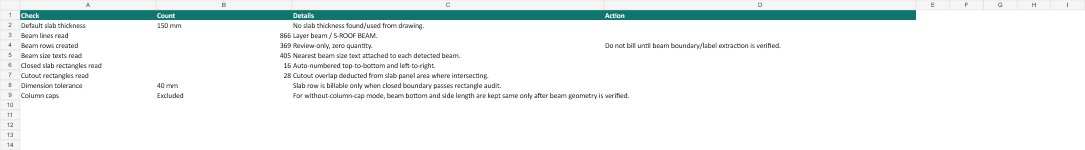
#> input picture QSS-Pro-First-Floor-Beam-Slab-MB-Audit.png, 2169 x 300 px (shown at 1/2 size)
$ python detect_table_grid.py QSS-Pro-First-Floor-Beam-Slab-MB-Audit.png
#> lines starting #> are read from the running program, lines starting #| are printed output that depends on the picture; after the words box and inside, x2 and y2 are one past the last pixel; in counts of white or black regions, pixels touching at a corner belong together
import json
import sys

from PIL import Image
import numpy as np


def grouped(indices, gap=3):
    groups = []
    start = None
    prev = None
    for raw in indices:
        value = int(raw)
        if start is None:
            start = value
            prev = value
        elif value <= prev + gap:
            prev = value
        else:
            groups.append((start, prev, (start + prev) // 2))
            start = value
            prev = value
    if start is not None:
        groups.append((start, prev, (start + prev) // 2))
    return groups


def filter_close(values, min_gap=18):
    kept = []
    for value in sorted(values):
        if not kept or value - kept[-1] >= min_gap:
            kept.append(value)
        else:
            kept[-1] = int(round((kept[-1] + value) / 2))
    return kept


def detect_grid(image_path):
    image = Image.open(image_path).convert("L")
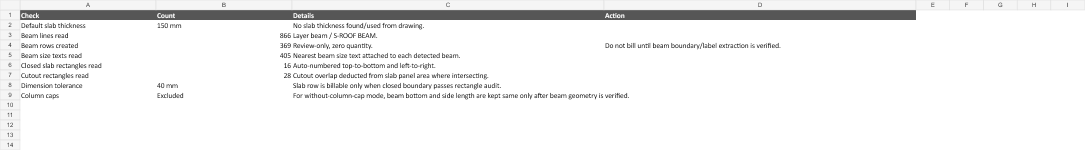
#> image: PIL image 2169x300 L (shown at 1/2 size); min 0, max 255, mean 240.8
    pixels = np.array(image)
    height, width = pixels.shape
#> height = 300; width = 2169

    # Consultant PDFs often use grey table strokes, so keep the threshold generous.
    dark = pixels < 175
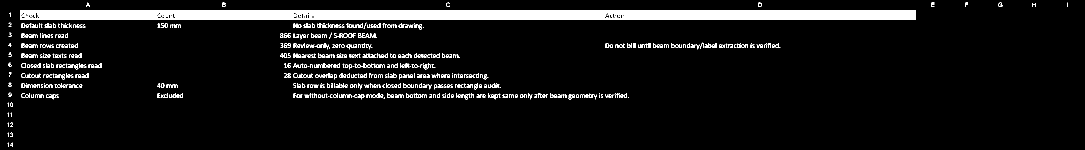
#> dark: shape (300, 2169) bool (shown at 1/2 size); 7.6% white; 634 white regions (206 under 20 px), largest, box (x1, y1, x2, y2) and area: (40, 20, 1832, 40) 35095, (560, 106, 574, 116) 64, (827, 187, 843, 196) 63
    row_dark = dark.sum(axis=1)
#> row_dark = 300 values, max 1793 at index 25, min 0 at index 0, mean 163.8
    col_dark = dark.sum(axis=0)
#> col_dark = 2169 values, max 79 at index 43, min 0 at index 0, mean 22.66

    horizontal_groups = grouped(np.where(row_dark > width * 0.35)[0])
#> the loop in grouped, `for raw in indices:` made 20 passes
#> start on pass 1: 20
#> after the loop in grouped, `for raw in indices:`: groups = []
#> horizontal_groups = [(20, 39, 29)]
    horizontal_candidates = []
    for group in horizontal_groups:
        y = group[2]
        best = 0
        current = 0
        start = 0
        best_start = 0
        best_end = 0
        for x, is_dark in enumerate(dark[y, :]):
            if is_dark:
                if current == 0:
                    start = x
                current += 1
                if current > best:
                    best = current
                    best_start = start
                    best_end = x
            else:
                current = 0
        if best > width * 0.35:
            horizontal_candidates.append({"y": y, "start": best_start, "end": best_end, "length": best})
#> this loop made 1 pass
#> (group, y) on pass 1: ((20, 39, 29), 29)
#> after the loop, horizontal_candidates = []

    # Pick the repeated horizontal span. This removes page borders and title-block lines.
    clusters = []
    for candidate in horizontal_candidates:
        matched = None
        for cluster in clusters:
            if abs(candidate["start"] - cluster["start"]) <= 12 and abs(candidate["end"] - cluster["end"]) <= 12:
                matched = cluster
                break
        if matched is None:
            clusters.append(
                {
                    "start": candidate["start"],
                    "end": candidate["end"],
                    "items": [candidate],
                }
            )
        else:
            matched["items"].append(candidate)
            matched["start"] = int(round(sum(item["start"] for item in matched["items"]) / len(matched["items"])))
            matched["end"] = int(round(sum(item["end"] for item in matched["items"]) / len(matched["items"])))
#> this loop made 0 passes
#> after the loop, clusters = []

    clusters.sort(key=lambda item: (len(item["items"]), item["end"] - item["start"]), reverse=True)
    main_cluster = clusters[0] if clusters else None
    horizontal = filter_close([item["y"] for item in main_cluster["items"]], min_gap=18) if main_cluster else []
#> horizontal = []

    left = main_cluster["start"] if main_cluster else 0
#> left = 0
    right = main_cluster["end"] if main_cluster else width
#> right = 2169
    top = min(horizontal) if horizontal else 0
#> top = 0
    bottom = max(horizontal) if horizontal else height
#> bottom = 300

    vertical_candidates = []
    for x in range(max(0, left - 8), min(width, right + 9)):
        best = 0
        current = 0
        for is_dark in dark[:, x]:
            if is_dark:
                current += 1
                best = max(best, current)
            else:
                current = 0
        if best > max(260, (bottom - top) * 0.70):
            vertical_candidates.append(x)
#> after the loop, vertical_candidates = []

    vertical = filter_close([group[2] for group in grouped(vertical_candidates)])
#> vertical = []

    if len(horizontal) >= 2 and len(vertical) >= 2:
        table = {
            "left": vertical[0],
            "top": horizontal[0],
            "right": vertical[-1],
            "bottom": horizontal[-1],
        }
        cells = max(0, len(horizontal) - 1) * max(0, len(vertical) - 1)
    else:
        table = None
        cells = 0

    return {
        "imageWidth": width,
        "imageHeight": height,
        "horizontalLines": horizontal,
        "verticalLines": vertical,
        "table": table,
        "rows": max(0, len(horizontal) - 1),
        "columns": max(0, len(vertical) - 1),
        "cells": cells,
        "confidence": "high" if cells >= 20 else "needs-review",
    }


def main():
    if len(sys.argv) != 2:
        print(json.dumps({"error": "Usage: detect_table_grid.py image.png"}))
        return 2
    print(json.dumps(detect_grid(sys.argv[1])))
    return 0


if __name__ == "__main__":
    raise SystemExit(main())
#> (the program exits here)

$ run again, on QSS-Pro-First-Floor-Beam-Slab-MB-Slab-MB.png
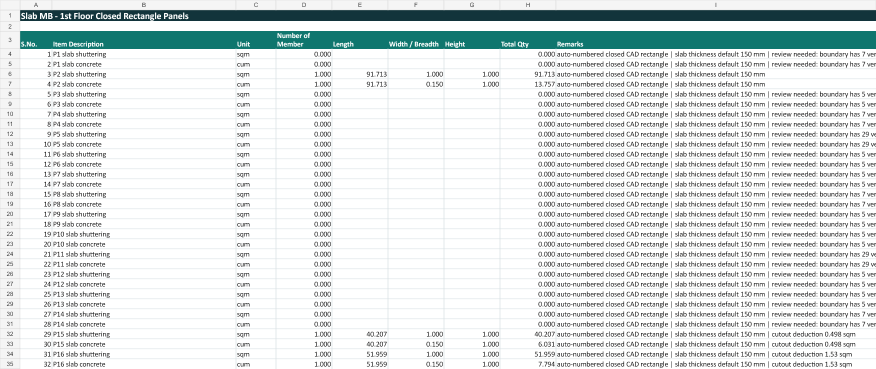
#> input picture QSS-Pro-First-Floor-Beam-Slab-MB-Slab-MB.png, 1752 x 738 px (shown at 1/2 size)
#> in detect_grid, `image = Image.open(image_path).convert("L")`:
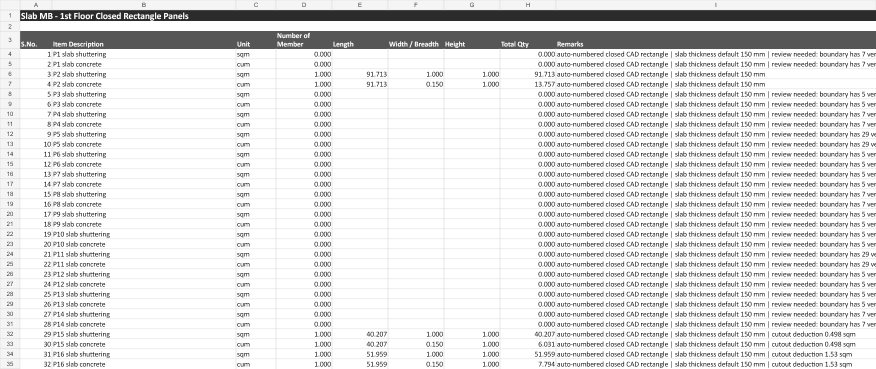
#> image: PIL image 1752x738 L (shown at 1/2 size); min 0, max 255, mean 226
#> in detect_grid, `dark = pixels < 175`:
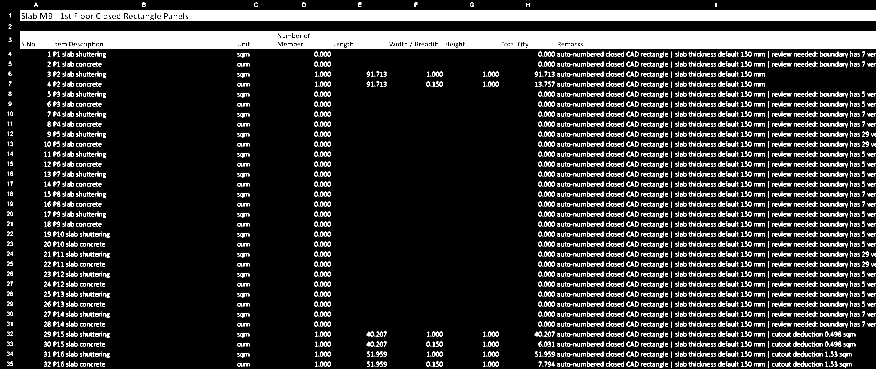
#> dark: shape (738, 1752) bool (shown at 1/2 size); 14.2% white; 3813 white regions (1279 under 20 px), largest, box (x1, y1, x2, y2) and area: (40, 62, 1752, 98) 58831, (40, 20, 1752, 42) 35922, (640, 103, 654, 113) 69
#> row_dark = 738 values, max 1715 at index 79, min 0 at index 0, mean 248.4
#> col_dark = 1752 values, max 474 at index 1343, min 0 at index 0, mean 104.6
#> the loop in grouped, `for raw in indices:` made 58 passes
#> (raw, value, start, prev) on passes 1, 23: (20, 20, 20, 20), (62, 62, 62, 62)
#> after the loop in grouped, `for raw in indices:`: groups = [(20, 41, 30)]
#> horizontal_groups = [(20, 41, 30), (62, 97, 79)]
#> the loop in detect_grid, `for group in horizontal_groups:` made 2 passes
#> (group, y) on passes 1 to 2: ((20, 41, 30), 30), ((62, 97, 79), 79)
#> after the loop in detect_grid, `for group in horizontal_groups:`: horizontal_candidates = 2 items
#> the loop in detect_grid, `for candidate in horizontal_candidates:` made 2 passes
#> candidate on passes 1 to 2: {'y': 30, 'start': 376, 'end': 1751, 'length': 1376}, {'y': 79, 'start': 40, 'end': 1751, 'length': 1712}
#> main_cluster = 3 items
#> horizontal = [79]
#> left = 40
#> right = 1751
#> top = 79
#> after the loop in detect_grid, `for x in range(max(0, left - 8), min(width, right + 9)):`: vertical_candidates = []

$ run again, on QSS-Pro-First-Floor-Check-v4-Beam-MB.png
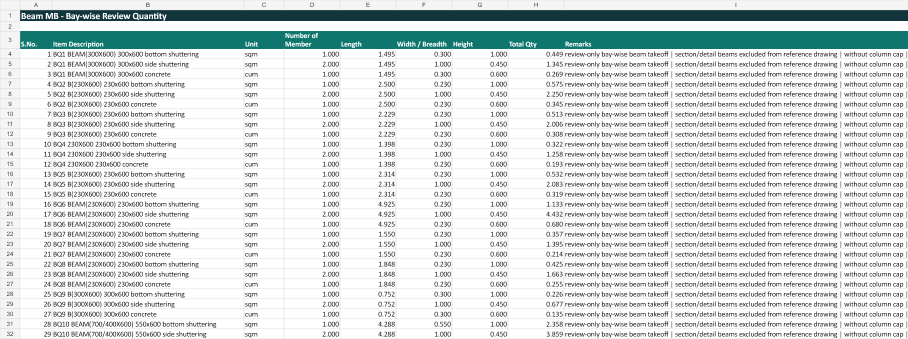
#> input picture QSS-Pro-First-Floor-Check-v4-Beam-MB.png, 1816 x 678 px (shown at 1/2 size)
#> in detect_grid, `image = Image.open(image_path).convert("L")`:
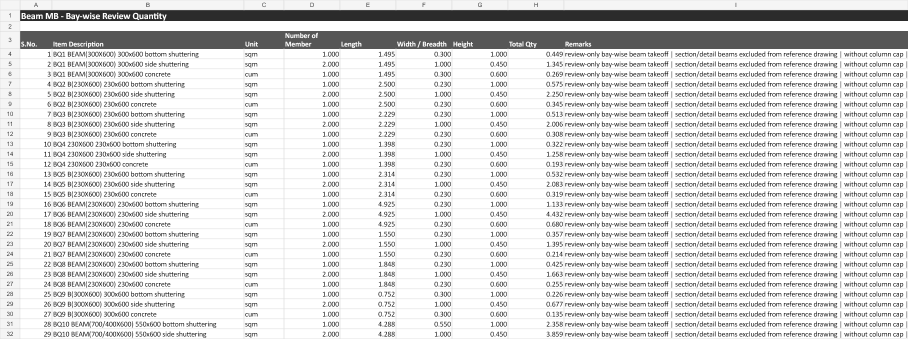
#> image: PIL image 1816x678 L (shown at 1/2 size); min 0, max 255, mean 220.5
#> in detect_grid, `dark = pixels < 175`:
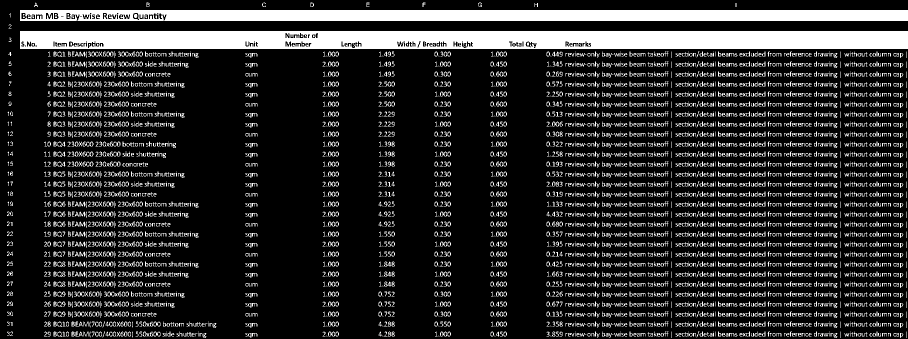
#> dark: shape (678, 1816) bool (shown at 1/2 size); 17.1% white; 4681 white regions (1478 under 20 px), largest, box (x1, y1, x2, y2) and area: (40, 62, 1816, 98) 61135, (40, 20, 1816, 42) 37510, (213, 103, 227, 113) 72
#> row_dark = 678 values, max 1779 at index 79, min 0 at index 0, mean 310.5
#> col_dark = 1816 values, max 435 at index 1343, min 0 at index 0, mean 115.9
#> the loop in grouped, `for raw in indices:` made 58 passes
#> (raw, value, start, prev) on passes 1, 23: (20, 20, 20, 20), (62, 62, 62, 62)
#> after the loop in grouped, `for raw in indices:`: groups = [(20, 41, 30)]
#> horizontal_groups = [(20, 41, 30), (62, 97, 79)]
#> the loop in detect_grid, `for group in horizontal_groups:` made 2 passes
#> (group, y) on passes 1 to 2: ((20, 41, 30), 30), ((62, 97, 79), 79)
#> after the loop in detect_grid, `for group in horizontal_groups:`: horizontal_candidates = 2 items
#> the loop in detect_grid, `for candidate in horizontal_candidates:` made 2 passes
#> candidate on passes 1 to 2: {'y': 30, 'start': 333, 'end': 1815, 'length': 1483}, {'y': 79, 'start': 40, 'end': 1815, 'length': 1776}
#> main_cluster = 3 items
#> horizontal = [79]
#> left = 40
#> right = 1815
#> top = 79
#> after the loop in detect_grid, `for x in range(max(0, left - 8), min(width, right + 9)):`: vertical_candidates = []
